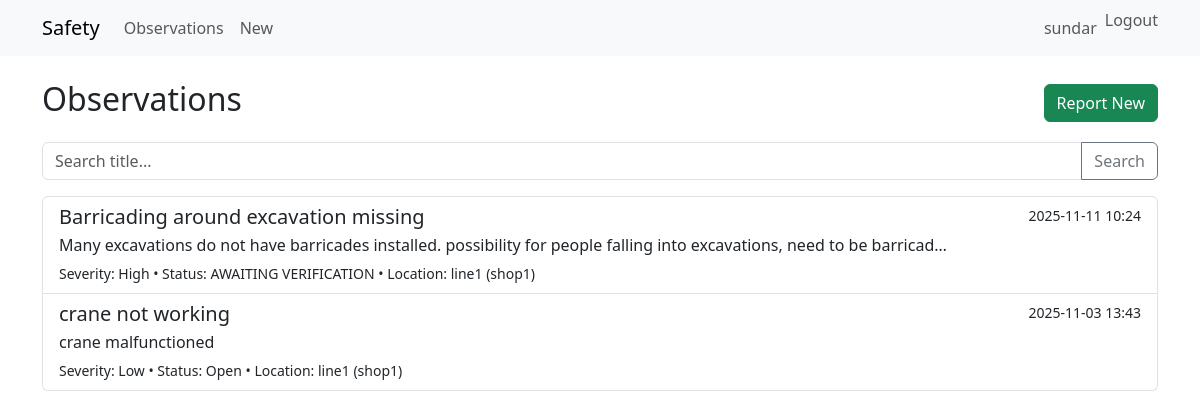
Page /users/ (signed in) on the earlier database version.
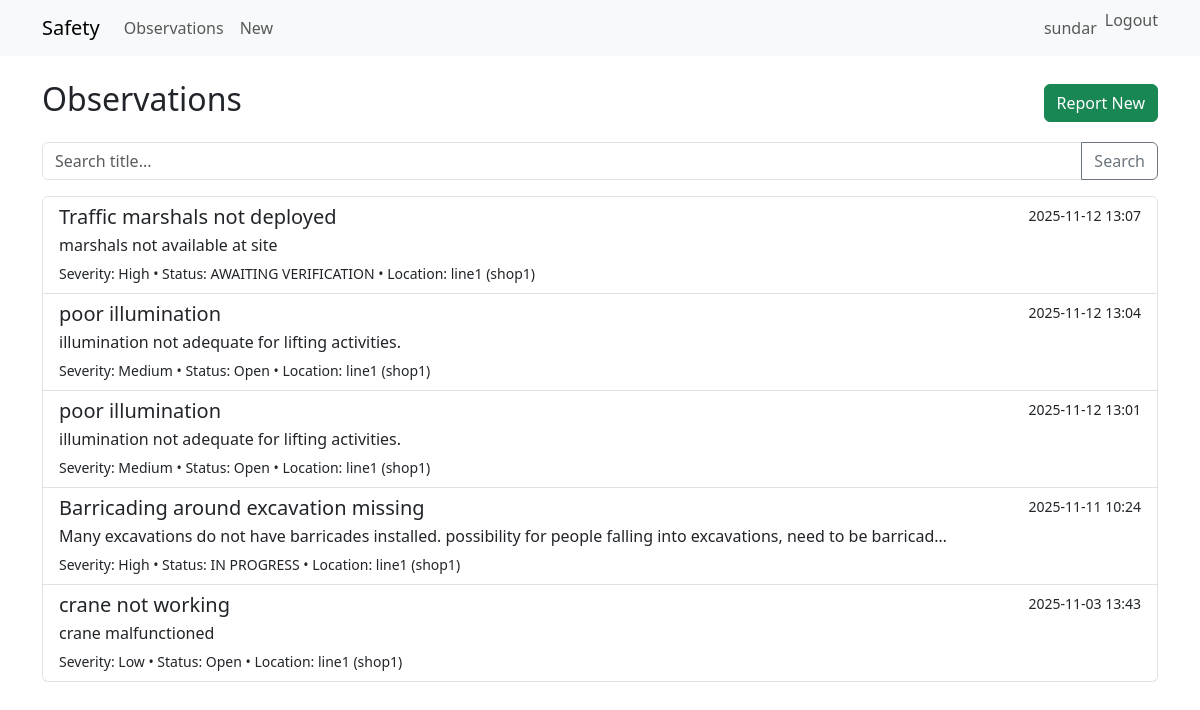
Same page on the later database version.
### users/models.py (models this page shows, shortened)
class CustomUser(AbstractUser):
    is_observer = models.BooleanField(default=False)
    is_action_owner = models.BooleanField(default=False)
    is_safety_manager = models.BooleanField(default=False)

### observations/models.py (models this page shows, shortened)
class Observation(models.Model):
    SEVERITY_CHOICES = [
        ('LOW','Low'),
        ('MEDIUM','Medium'),
        ('HIGH','High'),
    ]
    STATUS_CHOICES = [
        ('OPEN','Open'),
        ('IN_PROGRESS','In Progress'),
        ('AWAITING_VERIFICATION','Awaiting Verification'),
        ('CLOSED','Closed'),
    ]
    location = models.ForeignKey(Location, on_delete=models.PROTECT, related_name='observations')
    observer = models.ForeignKey(settings.AUTH_USER_MODEL, on_delete=models.SET_NULL, null=True, related_name='observed')
    date_observed = models.DateTimeField(default=timezone.now)
    title = models.CharField(max_length=255)
    description = models.TextField()
    severity = models.CharField(max_length=10, choices=SEVERITY_CHOICES, default='LOW')
    photo_before = models.ImageField(upload_to='observations/before/', blank=True, null=True)
    assigned_to = models.ForeignKey(settings.AUTH_USER_MODEL, on_delete=models.SET_NULL, null=True, blank=True, related_name='assigned_observations')
    status = models.CharField(max_length=30, choices=STATUS_CHOICES, default='OPEN')
    target_date = models.DateField(null=True, blank=True)
    rectification_details = models.TextField(blank=True)
    photo_after = models.ImageField(upload_to='observations/after/', blank=True, null=True)
    date_closed = models.DateTimeField(null=True, blank=True)
    verification_comment = models.TextField(blank=True, null=True)

class Location(models.Model):
    name = models.CharField(max_length=200)
    area = models.CharField(max_length=200, blank=True)
    facility = models.CharField(max_length=200, blank=True)
    def __str__(self):
        return f"{self.name} ({self.area})" if self.area else self.name

### observations/views.py (the view)
# urls.py: path('', views.ObservationListView.as_view(), name='observation_list'),
class ObservationListView(LoginRequiredMixin, ListView):
    model = Observation
    template_name = 'observations/observation_list.html'
    context_object_name = 'observations'
    def get_queryset(self):
        qs = super().get_queryset().select_related('location','assigned_to')
        q = self.request.GET.get('q')
        if q:
            qs = qs.filter(title__icontains=q)
        return qs.order_by('-date_observed')

### observations/templates/observations/observation_list.html (shortened to what this page needs)
{% extends 'base.html' %}
{% block content %}
  <div class="d-flex justify-content-between align-items-center mb-3">
    <h2>Observations</h2>
    <a href="{% url 'observations:create' %}" class="btn btn-success">Report New</a>
  </div>
  <form method="get" class="mb-3">
    <div class="input-group">
      <input class="form-control" name="q" placeholder="Search title..." value="{{ request.GET.q }}">
      <button class="btn btn-outline-secondary" type="submit">Search</button>
    </div>
  </form>
  <div class="list-group">
    {% for obs in observations %}
      <a href="{% url 'observations:detail' obs.pk %}" class="list-group-item list-group-item-action">
        <div class="d-flex w-100 justify-content-between">
          <h5 class="mb-1">{{ obs.title }}</h5>
          <small>{{ obs.date_observed|date:"Y-m-d H:i" }}</small>
        </div>
        <p class="mb-1">{{ obs.description|truncatechars:120 }}</p>
        <small>Severity: {{ obs.get_severity_display }} • Status: {{ obs.get_status_display }} • Location: {{ obs.location }}</small>
      </a>
    {% empty %}
      <div class="alert alert-info">No observations found.</div>
    {% endfor %}
  </div>
{% endblock %}

### templates/base.html (shortened to what this page needs)
<!doctype html>
<html lang="en">
  <head>
    <link href="https://cdn.jsdelivr.net/npm/bootstrap@5.3.2/dist/css/bootstrap.min.css" rel="stylesheet">
  </head>
  <body>
    <nav class="navbar navbar-expand-lg navbar-light bg-light mb-4">
      <div class="container">
        <a class="navbar-brand" href="{% url 'observations:observation_list' %}">Safety</a>
        <div class="collapse navbar-collapse" id="navmenu">
          <ul class="navbar-nav me-auto">
            <li class="nav-item"><a class="nav-link" href="{% url 'observations:observation_list' %}">Observations</a></li>
            <li class="nav-item"><a class="nav-link" href="{% url 'observations:create' %}">New</a></li>
          </ul>
          <ul class="navbar-nav">
            {% if user.is_authenticated %}
              <li class="nav-item"><a class="nav-link" href="{% url 'users:profile' %}">{{ user.get_full_name|default:user.username }}</a></li>
              <li class="nav-item">
                <form method="post" action="{% url 'logout' %}" style="display: inline;">
                  <button type="submit" class="btn btn-link nav-link" style="padding: 0; border: none; background: none;">
                    Logout
                  </button>
                </form>
              </li>
            {% else %}
              <li class="nav-item"><a class="nav-link" href="{% url 'login' %}">Login</a></li>
            {% endif %}
          </ul>
        </div>
      </div>
    </nav>
    <div class="container">
      {% block content %}{% endblock %}
    </div>
  </body>
</html>

Differences in the rows shown:
added Observation: title "Traffic marshals not deployed", date_observed "2025-11-12 13:07", description "marshals not available at site", severity "High", status "AWAITING VERIFICATION", location "line1 (shop1)"
added Observation: title "poor illumination", date_observed "2025-11-12 13:04", description "illumination not adequate for lifting activities.", severity "Medium", status "Open", location "line1 (shop1)"
added Observation: title "poor illumination", date_observed "2025-11-12 13:01", description "illumination not adequate for lifting activities.", severity "Medium", status "Open", location "line1 (shop1)"
changed Observation "Barricading around excavation missing": status "AWAITING VERIFICATION" → "IN PROGRESS"
